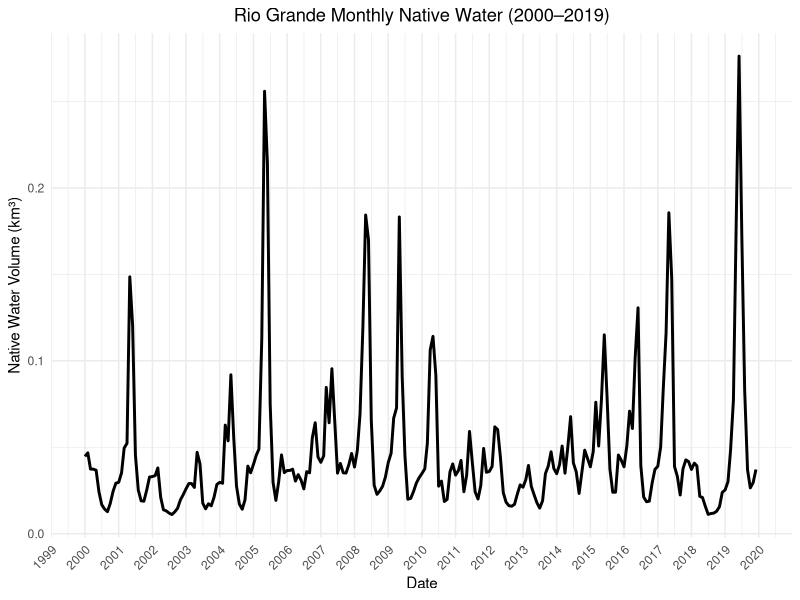

Write R code to recreate this figure.


# -------------------------------
# Title       : RG_Nativewater
# Author      : Kyungmin Kim
# Last update : 2025-07-01
# Purpose     : Preprocess Rio Grande Native water
# Data Source : Streamflow data in Rio Chama and Rio Grande Basin
# Notes       :
# -------------------------------

# Set working directory

#setwd("/Users/kyungminkim/Code/project-westernwaternetwork/Preprocessing/RG") #Mac
setwd("C:\\Users\\kyungmi1\\Documents\\Code\\project-westernwaternetwork\\Preprocessing\\RG") #Window

# Load required libraries

library(tidyverse)

# Load Embudo data (QRGUP) and preprocess (Rio Grande Native flow)

Embudo <- read.csv("Embudo_discharge_monthly.csv")

Embudo <- Embudo %>%
  rename(
    YEAR = X4s,
    MONTH = X2s,
    monthly_avg_flow_cfs = Mean.Discharge.cfs.
  )

# Add date column to Embudo

Embudo <- Embudo %>%
  mutate(DATE = as.Date(paste(YEAR, MONTH, 1, sep = "-")))

# Convert monthly mean discharge (cfs) to total monthly volume (cfs-month)

Embudo <- Embudo %>%
  mutate(monthly_total_volume_cfs_month = monthly_avg_flow_cfs * 60 * 60 *
           24 * 30)

# Convert total monthly volume (cfs-month) to km³

Embudo <- Embudo %>%
  mutate(monthly_total_volume_km3	 = monthly_total_volume_cfs_month * 2.8317 *
           10^(-11))

# Save the native water data to CSV

write.csv(Embudo, "RG_native_monthly_km3.csv", row.names = FALSE)

# Plot total native water volume for Colorado (2000–2019)

ggplot(Embudo, aes(x = DATE, y = monthly_total_volume_km3	)) +
  geom_line(size = 1) +
  labs(title = "Rio Grande Monthly Native Water (2000–2019)", x = "Date", y = "Native Water Volume (km³)") +
  scale_x_date(limits = as.Date(c("2000-01-01", "2019-12-31")),
               date_labels = "%Y",
               date_breaks = "1 year") +
  theme_minimal() +
  theme(axis.text.x = element_text(angle = 45, hjust = 1),
        plot.title = element_text(hjust = 0.5))

# Load San Antonio data and process

Sanantonio <- read.csv("USGS 08355490 RIO GRANDE ABOVE US HWY 380 NR SAN ANTONIO, NM.csv")

Sanantonio <- Sanantonio %>%
  rename(
    YEAR = X4s,
    MONTH = X2s,
    monthly_avg_flow_cfs = X12n
  )


# Add date column to Sanantonio

Sanantonio <- Sanantonio %>%
  mutate(DATE = as.Date(paste(YEAR, MONTH, 1, sep = "-")))

# Convert monthly mean discharge (cfs) to total monthly volume (cfs-month)

Sanantonio <- Sanantonio %>%
  mutate(monthly_total_volume_cfs_month = monthly_avg_flow_cfs * 60 * 60 *
           24 * 30)

# Convert total monthly volume (cfs-month) to km³

Sanantonio <- Sanantonio %>%
  mutate(monthly_total_volume_km3	 = monthly_total_volume_cfs_month * 2.8317 *
           10^(-11))


# Load Rio Chama data and process

# USGS 08284100 RIO CHAMA NEAR LA PUENTE, NM

Lapuente <- read.csv("USGS 08284100 RIO CHAMA NEAR LA PUENTE, NM.csv")

Lapuente <- Lapuente %>%
  rename(
    YEAR = X4s,
    MONTH = X2s,
    monthly_avg_flow_cfs = X12n
  )


# Add date column to Lapuente

Lapuente <- Lapuente %>%
  mutate(DATE = as.Date(paste(YEAR, MONTH, 1, sep = "-")))

# Convert monthly mean discharge (cfs) to total monthly volume (cfs-month)

Lapuente <- Lapuente %>%
  mutate(monthly_total_volume_cfs_month = monthly_avg_flow_cfs * 60 * 60 *
           24 * 30)

# Convert total monthly volume (cfs-month) to km³

Lapuente <- Lapuente %>%
  mutate(monthly_total_volume_km3 = monthly_total_volume_cfs_month * 2.8317 *
           10^(-11))

# USGS 08290000 RIO CHAMA NEAR CHAMITA, NM.csv

Chamita <- read.csv("USGS 08290000 RIO CHAMA NEAR CHAMITA, NM.csv")

Chamita <- Chamita %>%
  rename(
    YEAR = X4s,
    MONTH = X2s,
    monthly_avg_flow_cfs = X12n
  )


# Add date column to Chamita

Chamita <- Chamita %>%
  mutate(DATE = as.Date(paste(YEAR, MONTH, 1, sep = "-")))

# Convert monthly mean discharge (cfs) to total monthly volume (cfs-month)

Chamita <- Chamita %>%
  mutate(monthly_total_volume_cfs_month = monthly_avg_flow_cfs * 60 * 60 *
           24 * 30)

# Convert total monthly volume (cfs-month) to km³

Chamita <- Chamita %>%
  mutate(monthly_total_volume_km3 = monthly_total_volume_cfs_month * 2.8317 *
           10^(-11))

# USGS 08289000 RIO OJO CALIENTE AT LA MADERA, NM.csv

Lamadera <- read.csv("USGS 08289000 RIO OJO CALIENTE AT LA MADERA, NM.csv")

Lamadera <- Lamadera %>%
  rename(
    YEAR = X4s,
    MONTH = X2s,
    monthly_avg_flow_cfs = X12n
  )


# Add date column to Lamadera

Lamadera <- Lamadera %>%
  mutate(DATE = as.Date(paste(YEAR, MONTH, 1, sep = "-")))

# Convert monthly mean discharge (cfs) to total monthly volume (cfs-month)

Lamadera <- Lamadera %>%
  mutate(monthly_total_volume_cfs_month = monthly_avg_flow_cfs * 60 * 60 *
           24 * 30)

# Convert total monthly volume (cfs-month) to km³

Lamadera <- Lamadera %>%
  mutate(monthly_total_volume_km3 = monthly_total_volume_cfs_month * 2.8317 *
           10^(-11))

# USGS 08285500 RIO CHAMA BELOW EL VADO DAM, NM.csv

belowelvado <- read.csv("USGS 08285500 RIO CHAMA BELOW EL VADO DAM, NM.csv")

belowelvado <- belowelvado %>%
  rename(
    YEAR = X4s,
    MONTH = X2s,
    monthly_avg_flow_cfs = X12n
  )


# Add date column to belowelvado

belowelvado <- belowelvado %>%
  mutate(DATE = as.Date(paste(YEAR, MONTH, 1, sep = "-")))

# Convert monthly mean discharge (cfs) to total monthly volume (cfs-month)

belowelvado <- belowelvado %>%
  mutate(monthly_total_volume_cfs_month = monthly_avg_flow_cfs * 60 * 60 *
           24 * 30)

# Convert total monthly volume (cfs-month) to km³

belowelvado <- belowelvado %>%
  mutate(monthly_total_volume_km3 = monthly_total_volume_cfs_month * 2.8317 *
           10^(-11))

# USGS 08286500 RIO CHAMA ABOVE ABIQUIU RESERVOIR, NM.csv

aboveabiquiu <- read.csv("USGS 08286500 RIO CHAMA ABOVE ABIQUIU RESERVOIR, NM.csv")

aboveabiquiu <- aboveabiquiu %>%
  rename(
    YEAR = X4s,
    MONTH = X2s,
    monthly_avg_flow_cfs = X12n
  )


# Add date column to aboveabiquiu

aboveabiquiu <- aboveabiquiu %>%
  mutate(DATE = as.Date(paste(YEAR, MONTH, 1, sep = "-")))

# Convert monthly mean discharge (cfs) to total monthly volume (cfs-month)

aboveabiquiu <- aboveabiquiu %>%
  mutate(monthly_total_volume_cfs_month = monthly_avg_flow_cfs * 60 * 60 *
           24 * 30)

# Convert total monthly volume (cfs-month) to km³

aboveabiquiu <- aboveabiquiu %>%
  mutate(monthly_total_volume_km3 = monthly_total_volume_cfs_month * 2.8317 *
           10^(-11))

# USGS 08287000 RIO CHAMA BELOW ABIQUIU DAM, NM.csv

belowabiquiu <- read.csv("USGS 08287000 RIO CHAMA BELOW ABIQUIU DAM, NM.csv")

belowabiquiu <- belowabiquiu %>%
  rename(
    YEAR = X4s,
    MONTH = X2s,
    monthly_avg_flow_cfs = X12n
  )


# Add date column to belowabiquiu

belowabiquiu <- belowabiquiu %>%
  mutate(DATE = as.Date(paste(YEAR, MONTH, 1, sep = "-")))

# Convert monthly mean discharge (cfs) to total monthly volume (cfs-month)

belowabiquiu <- belowabiquiu %>%
  mutate(monthly_total_volume_cfs_month = monthly_avg_flow_cfs * 60 * 60 *
           24 * 30)

# Convert total monthly volume (cfs-month) to km³

belowabiquiu <- belowabiquiu %>%
  mutate(monthly_total_volume_km3 = monthly_total_volume_cfs_month * 2.8317 *
           10^(-11))

# Calculate tributaries

# QRCTRI1

QRCTRI1 <- aboveabiquiu %>%
  select(YEAR, MONTH, DATE, aboveabiquiu.km3 = monthly_total_volume_km3) %>%
  left_join(belowelvado %>%
              select(DATE, belowelvado.km3 = monthly_total_volume_km3),
            by = "DATE") %>%
  mutate(QRCTRI1.km3 = aboveabiquiu.km3 - belowelvado.km3)

# QRCTRI2

QRCTRI2 <- aboveabiquiu %>%
  select(YEAR, MONTH, DATE, aboveabiquiu.km3 = monthly_total_volume_km3) %>%
  left_join(belowabiquiu %>%
              select(DATE, belowabiquiu.km3 = monthly_total_volume_km3),
            by = "DATE") %>%
  mutate(QRCTRI2.km3 = belowabiquiu.km3 - aboveabiquiu.km3)

# QRCTRI3

QRCTRI3 <- belowabiquiu %>%
  select(YEAR, MONTH, DATE, belowabiquiu.km3 = monthly_total_volume_km3) %>%
  left_join(Lamadera %>%
              select(DATE, Lamadera.km3 = monthly_total_volume_km3),
            by = "DATE") %>%
  left_join(Chamita %>%
              select(DATE, Chamita.km3 = monthly_total_volume_km3),
            by = "DATE") %>%
  mutate(QRCTRI3.km3 = Chamita.km3 - Lamadera.km3 - belowabiquiu.km3)

# QRCTRI

QRCTRI = QRCTRI1 %>%
  select(YEAR, MONTH, DATE, QRCTRI1.km3) %>%
  left_join(QRCTRI2 %>%
              select(DATE, QRCTRI2.km3), by = "DATE") %>%
  left_join(QRCTRI3 %>%
              select(DATE, QRCTRI3.km3), by = "DATE") %>%
  left_join(Lamadera %>%
              select(DATE, Lamadera.km3 = monthly_total_volume_km3), by = "DATE") %>%
  mutate(QRCTRI.km3 = QRCTRI1.km3 + QRCTRI2.km3 + QRCTRI3.km3 + Lamadera.km3)

# Save data frame as RDS file

saveRDS(Embudo, file = "Embudo.rds")
saveRDS(QRCTRI, file = "QRCTRI.rds")
saveRDS(Sanantonio, file = "Sanantonio.rds")
saveRDS(Lapuente, file = "Lapuente.rds")



